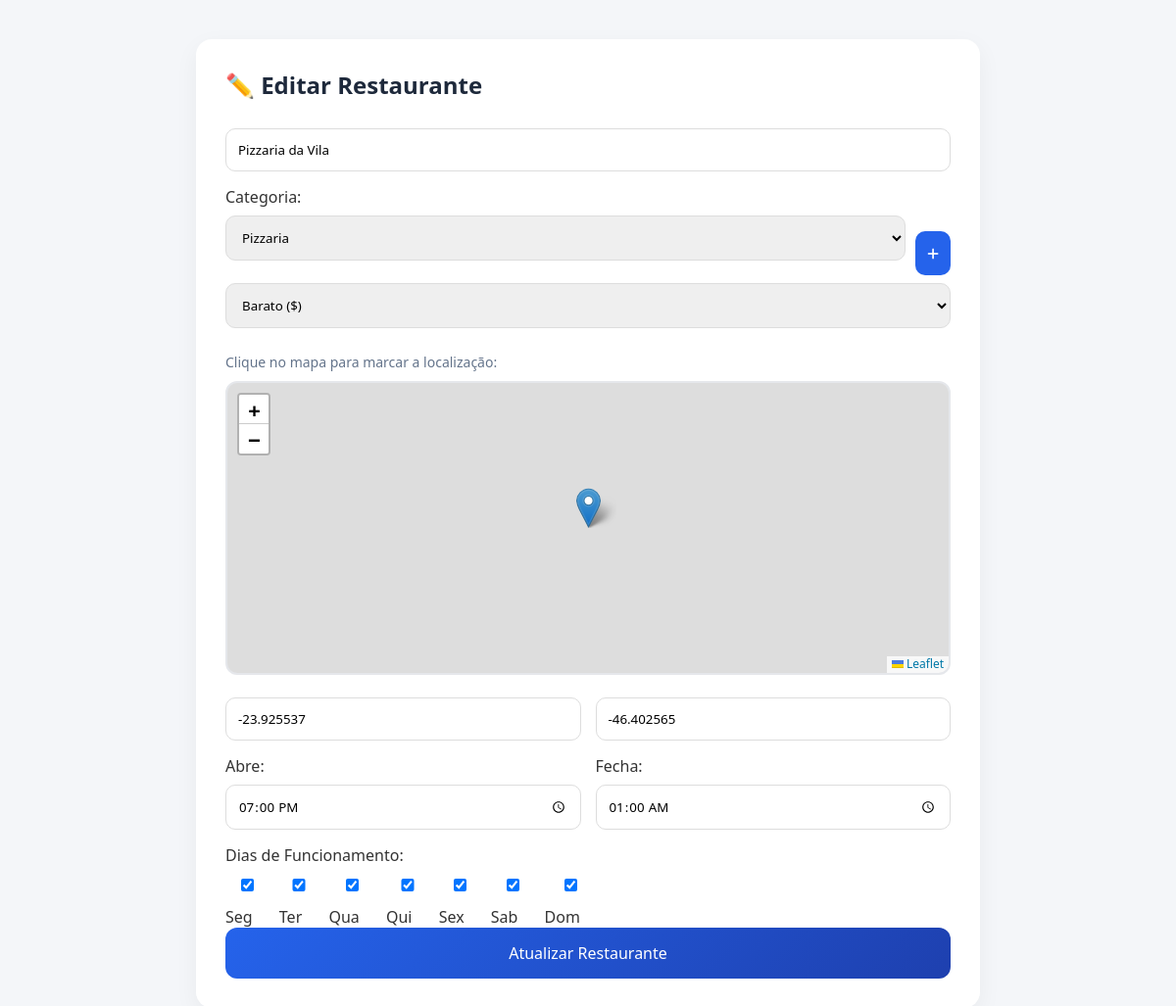
/editar_restaurante.php?id=1, run on the app's committed database.
### tables this page shows
CREATE TABLE `restaurantes` (
  `id` int(11) NOT NULL,
  `nome` varchar(100) DEFAULT NULL,
  `tipo` varchar(50) DEFAULT NULL,
  `preco` varchar(20) DEFAULT NULL,
  `latitude` decimal(9,6) DEFAULT NULL,
  `longitude` decimal(9,6) DEFAULT NULL,
  `horario_abre` time DEFAULT NULL,
  `horario_fecha` time DEFAULT NULL,
  `id_categoria` int(11) DEFAULT NULL,
  `dias_funcionamento` varchar(100) DEFAULT 'Seg, Ter, Qua, Qui, Sex, Sab, Dom',
  `id_usuario` int(11) DEFAULT NULL
);

CREATE TABLE `categorias` (
  `id` int(11) NOT NULL,
  `nome` varchar(50) NOT NULL,
  `slug` varchar(50) NOT NULL
);

### editar_restaurante.php (the view, shortened to what this page needs)
<?php
include("conexao.php");
$id_rest = intval($_GET['id']);
$sql_rest = "SELECT * FROM restaurantes WHERE id = $id_rest LIMIT 1";
$res_rest = $conn->query($sql_rest);
$restaurante = $res_rest->fetch_assoc();
$categorias = $conn->query("SELECT * FROM categorias ORDER BY nome ASC");
?>
<!DOCTYPE html>
<html lang="pt-br">
<head>
    <link rel="stylesheet" href="https://unpkg.com/leaflet@1.9.4/dist/leaflet.css" />
    <link rel="stylesheet" href="https://cdnjs.cloudflare.com/ajax/libs/font-awesome/6.0.0/css/all.min.css">
</head>
<body>
    <div class="container-larga">
        <h2>✏️ Editar Restaurante</h2>
        <form action="" method="POST" class="form-auth">
            <input type="text" name="nome" placeholder="Nome do Restaurante" value="<?= htmlspecialchars($restaurante['nome']) ?>" required>
            <div class="row-cat">
                <div style="flex:1;">
                    <label>Categoria:</label>
                    <select name="id_categoria" id="select-categoria" required>
                        <?php while($c=$categorias->fetch_assoc()): ?>
                            <option value="<?= $c['id'] ?>" <?= $restaurante['id_categoria']==$c['id']?'selected':'' ?>><?= $c['nome'] ?></option>
                        <?php endwhile; ?>
                    </select>
                </div>
                <button type="button" class="btn-add-modal" onclick="abrirModal()" title="Nova Categoria">
                    <i class="fas fa-plus"></i>
                </button>
            </div>
            <div class="row">
                <select name="preco">
                    <option value="barato" <?= $restaurante['preco']=='barato'?'selected':'' ?>>Barato ($)</option>
                </select>
            </div>
            <p class="instrucao-mapa">Clique no mapa para marcar a localização:</p>
            <div id="map"></div>
            <div class="row">
                <input type="text" name="latitude" id="lat" placeholder="Latitude" value="<?= $restaurante['latitude'] ?>" readonly required>
                <input type="text" name="longitude" id="lon" placeholder="Longitude" value="<?= $restaurante['longitude'] ?>" readonly required>
            </div>
            <div class="row">
                <div class="campo">
                    <label>Abre:</label>
                    <input type="time" name="horario_abre" value="<?= $restaurante['horario_abre'] ?>" required>
                </div>
                <div class="campo">
                    <label>Fecha:</label>
                    <input type="time" name="horario_fecha" value="<?= $restaurante['horario_fecha'] ?>" required>
                </div>
            </div>
            <div class="campo">
                <label>Dias de Funcionamento:</label>
                <div style="display:flex;gap:10px;flex-wrap:wrap;margin-top:5px;">
                    <?php
                    $dias_sel = explode(", ", $restaurante['dias_funcionamento']);
                    $dias_tot = ['Seg','Ter','Qua','Qui','Sex','Sab','Dom'];
                    foreach($dias_tot as $d): ?>
                        <label><input type="checkbox" name="dias[]" value="<?= $d ?>" <?= in_array($d,$dias_sel)?'checked':'' ?>> <?= $d ?></label>
                    <?php endforeach; ?>
                </div>
            </div>
            <button type="submit" class="btn-grande">Atualizar Restaurante</button>
        </form>
    </div>
</body>
</html>

### editar_restaurante.php (style rules this page uses)
* { margin:0;padding:0;box-sizing:border-box;font-family:'Segoe UI',sans-serif; }
body { background:#f4f6f9;color:#333; }
.container-larga { max-width:800px;margin:40px auto;background:white;padding:30px;border-radius:16px;box-shadow:0 8px 25px rgba(0,0,0,0.05); }
h2 { margin-bottom:20px;color:#1e293b; }
.form-auth input,.form-auth select { width:100%;padding:12px;margin-top:8px;margin-bottom:15px;border:1px solid #ddd;border-radius:10px;outline:none;transition:0.2s; }
.row { display:flex;gap:15px; }
.row-cat { display:flex;gap:10px;align-items:flex-end; }
.campo { flex:1; }
.btn-add-modal { background:#2563eb;color:white;border:none;padding:12px;border-radius:10px;cursor:pointer;height:45px;transition:0.2s; }
#map { height:300px;width:100%;border-radius:12px;margin-bottom:15px;border:2px solid #e5e7eb; }
.instrucao-mapa { margin:10px 0;color:#64748b;font-size:14px; }
.btn-grande { width:100%;padding:15px;background:linear-gradient(135deg,#2563eb,#1e40af);color:white;border:none;border-radius:12px;font-size:16px;cursor:pointer;transition:0.3s; }

### data on the page
restaurantes: nome "Pizzaria da Vila", id_categoria "Pizzaria", preco "Barato ($)", latitude "-23.925537", longitude "-46.402565", horario_abre "19:00:00", horario_fecha "01:00:00", dias_funcionamento "☑"

### other printed values
$d "Seg"
$d "Ter"
$d "Qua"
$d "Qui"
$d "Sex"
$d "Sab"
$d "Dom"
